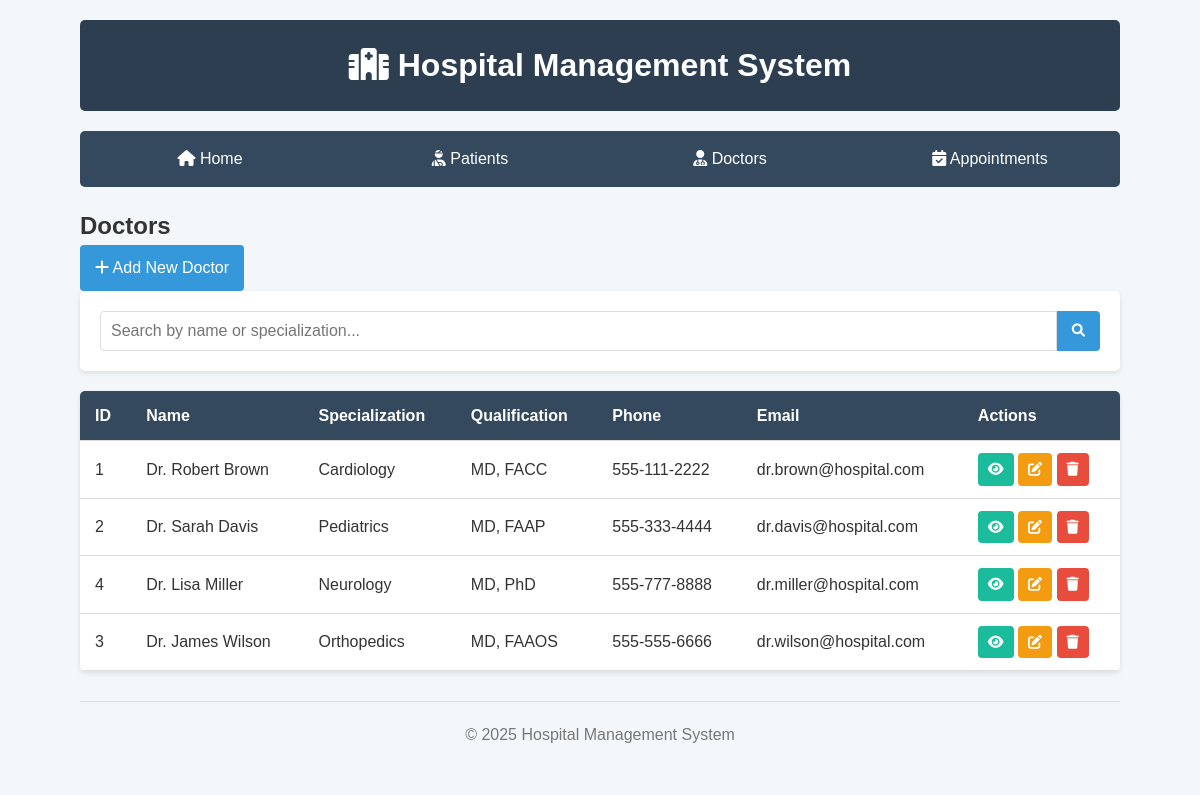
The page /view/doctors/list.php on the database its author committed.
### tables this page shows
CREATE TABLE IF NOT EXISTS doctors (
    id INT AUTO_INCREMENT PRIMARY KEY,
    first_name VARCHAR(50) NOT NULL,
    last_name VARCHAR(50) NOT NULL,
    specialization VARCHAR(100) NOT NULL,
    qualification VARCHAR(100) NOT NULL,
    phone VARCHAR(20) NOT NULL,
    email VARCHAR(100) NOT NULL,
    address VARCHAR(255),
    created_at TIMESTAMP DEFAULT CURRENT_TIMESTAMP,
    updated_at TIMESTAMP DEFAULT CURRENT_TIMESTAMP ON UPDATE CURRENT_TIMESTAMP
);

### config/config.php (called while the page is built, shortened)
<?php
class Database {
    private static $instance = null;
    private $conn;
    private function __construct() {
        $dsn = "mysql:host=" . DB_HOST . ";dbname=" . DB_NAME . ";charset=" . DB_CHARSET;
        $options = [
            PDO::ATTR_ERRMODE => PDO::ERRMODE_EXCEPTION,
            PDO::ATTR_DEFAULT_FETCH_MODE => PDO::FETCH_ASSOC,
            PDO::ATTR_EMULATE_PREPARES => false,
        ];
        try {
            $this->conn = new PDO($dsn, DB_USER, DB_PASS, $options);
        } catch (PDOException $e) {
            die("Connection failed: " . $e->getMessage());
        }
    }
    public static function getInstance() {
        if (self::$instance === null) {
            self::$instance = new self();
        }
        return self::$instance;
    }
    public function getConnection() {
        return $this->conn;
    }
}
?>

### class/Doctor.php (called while the page is built, shortened)
<?php
require_once __DIR__ . '/../config/config.php';
class Doctor {
    private $db;
    public function __construct() {
        $this->db = Database::getInstance()->getConnection();
    }
    public function getAll() {
        try {
            $query = "SELECT * FROM doctors ORDER BY last_name, first_name";
            $stmt = $this->db->prepare($query);
            $stmt->execute();
            return $stmt->fetchAll();
        } catch (PDOException $e) {
            die("Error fetching doctors: " . $e->getMessage());
        }
    }
}
?>

### view/doctors/list.php (the view)
<?php
require_once '../../config/config.php';
require_once '../../class/Doctor.php';
$doctor = new Doctor();
$searchTerm = '';
$doctors = [];
if (isset($_GET['search']) && !empty($_GET['search'])) {
    $searchTerm = sanitize($_GET['search']);
    $doctors = $doctor->search($searchTerm);
} else {
    $doctors = $doctor->getAll();
}
include_once '../../includes/header.php';
?>
<h2>Doctors</h2>
<div class="actions">
    <a href="add.php" class="btn btn-primary"><i class="fas fa-plus"></i> Add New Doctor</a>
</div>
<form action="" method="GET" class="search-form">
    <input type="text" name="search" placeholder="Search by name or specialization..." value="<?php echo $searchTerm; ?>">
    <button type="submit"><i class="fas fa-search"></i></button>
</form>
<?php if (count($doctors) > 0): ?>
    <table>
        <thead>
            <tr>
                <th>ID</th>
                <th>Name</th>
                <th>Specialization</th>
                <th>Qualification</th>
                <th>Phone</th>
                <th>Email</th>
                <th>Actions</th>
            </tr>
        </thead>
        <tbody>
            <?php foreach ($doctors as $d): ?>
                <tr>
                    <td><?php echo $d['id']; ?></td>
                    <td>Dr. <?php echo $d['first_name'] . ' ' . $d['last_name']; ?></td>
                    <td><?php echo $d['specialization']; ?></td>
                    <td><?php echo $d['qualification']; ?></td>
                    <td><?php echo $d['phone']; ?></td>
                    <td><?php echo $d['email']; ?></td>
                    <td>
                        <a href="view.php?id=<?php echo $d['id']; ?>" class="btn btn-sm btn-info"><i class="fas fa-eye"></i></a>
                        <a href="edit.php?id=<?php echo $d['id']; ?>" class="btn btn-sm btn-warning"><i class="fas fa-edit"></i></a>
                        <a href="delete.php?id=<?php echo $d['id']; ?>" class="btn btn-sm btn-danger" onclick="return confirm('Are you sure you want to delete this doctor?');"><i class="fas fa-trash"></i></a>
                    </td>
                </tr>
            <?php endforeach; ?>
        </tbody>
    </table>
<?php else: ?>
    <p>No doctors found.</p>
<?php endif; ?>
<?php include_once '../../includes/footer.php'; ?>

### style.css (style rules this page uses)
* { margin: 0; padding: 0; box-sizing: border-box; }
body { font-family: 'Arial', sans-serif; line-height: 1.6; color: #333; background-color: #f4f7f9; }
form { background-color: #fff; padding: 20px; border-radius: 5px; box-shadow: 0 2px 5px rgba(0, 0, 0, 0.1); margin-bottom: 20px; }
input[type="text"], input[type="email"], input[type="tel"], input[type="date"], input[type="time"], select, textarea { width: 100%; padding: 10px; border: 1px solid #ddd; border-radius: 4px; font-size: 16px; }
.btn { display: inline-block; padding: 10px 15px; background-color: #3498db; color: #fff; border: none; border-radius: 4px; cursor: pointer; text-decoration: none; font-size: 16px; transition: background-color 0.3s; }
.btn-primary { background-color: #3498db; }
.btn-danger { background-color: #e74c3c; }
.btn-warning { background-color: #f39c12; }
.btn-info { background-color: #1abc9c; }
.btn-sm { padding: 5px 10px; font-size: 14px; }
table { width: 100%; border-collapse: collapse; background-color: #fff; box-shadow: 0 2px 5px rgba(0, 0, 0, 0.1); border-radius: 5px; overflow: hidden; }
th, td { padding: 12px 15px; text-align: left; border-bottom: 1px solid #ddd; }
th { background-color: #34495e; color: #fff; }
.search-form { display: flex; margin-bottom: 20px; }
.search-form input[type="text"] { flex: 1; padding: 10px; border: 1px solid #ddd; border-radius: 4px 0 0 4px; font-size: 16px; }
.search-form button { padding: 10px 15px; background-color: #3498db; color: #fff; border: none; border-radius: 0 4px 4px 0; cursor: pointer; }

### rows shown on the page
doctors: id "1", first_name "Robert", last_name "Brown", specialization "Cardiology", qualification "MD, FACC", phone "555-111-2222", email "dr.brown@hospital.com"
doctors: id "2", first_name "Sarah", last_name "Davis", specialization "Pediatrics", qualification "MD, FAAP", phone "555-333-4444", email "dr.davis@hospital.com"
doctors: id "4", first_name "Lisa", last_name "Miller", specialization "Neurology", qualification "MD, PhD", phone "555-777-8888", email "dr.miller@hospital.com"
doctors: id "3", first_name "James", last_name "Wilson", specialization "Orthopedics", qualification "MD, FAAOS", phone "555-555-6666", email "dr.wilson@hospital.com"
